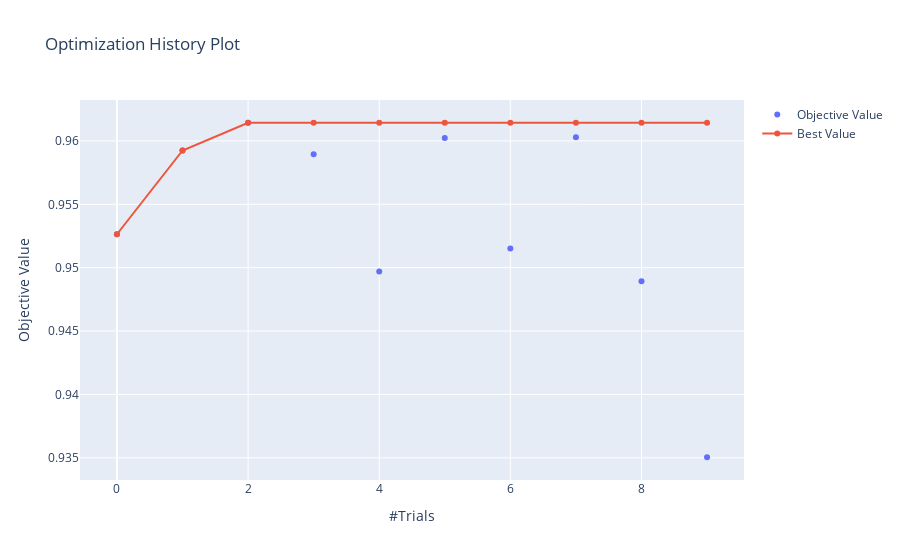
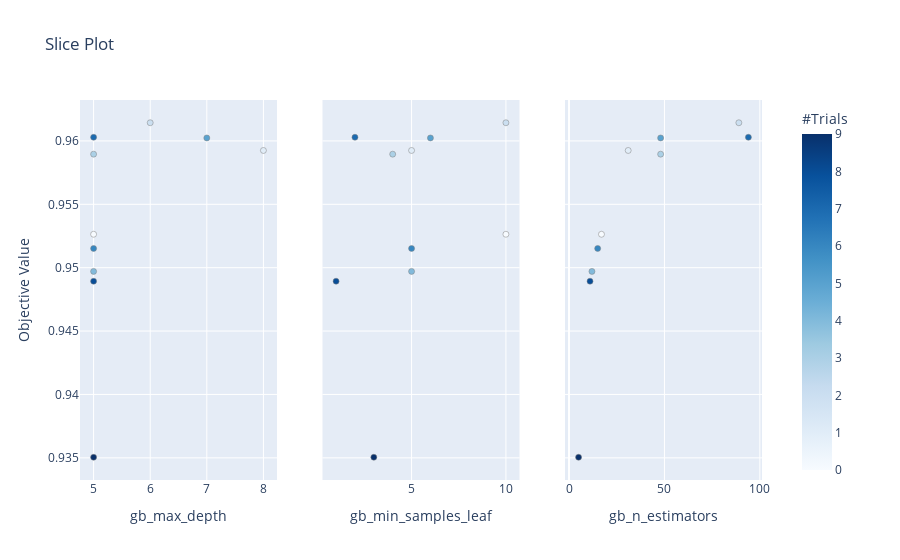
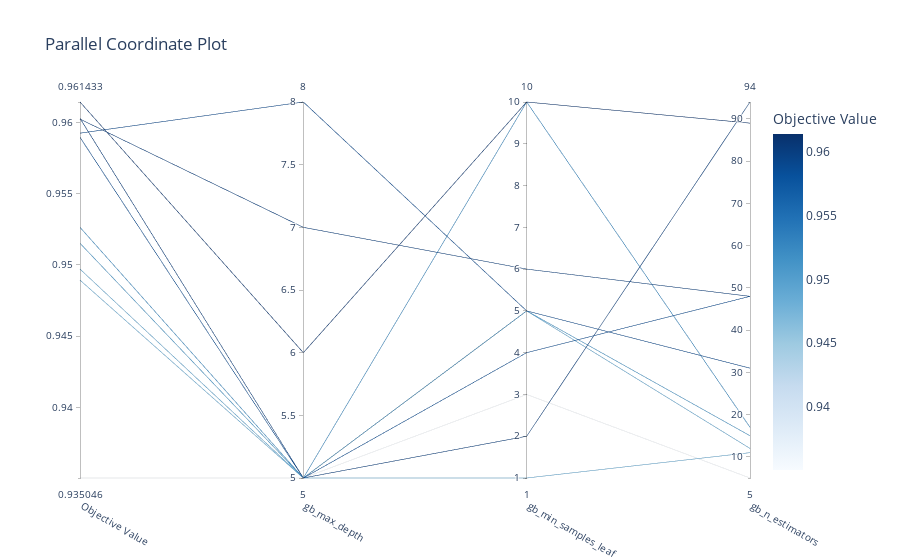

Notebook code cell kept with these figures, in order:
### Code cell
# Gráficos otimização de hiperparâmetros
fig1 = optuna.visualization.plot_optimization_history(study_rc)
fig1.show()

fig2 = optuna.visualization.plot_slice(study_rc)
fig2.show()

fig3 = optuna.visualization.plot_parallel_coordinate(study_rc)
fig3.show()

### Figure 1 — Plotly figure (JSON) as saved in the notebook; plotly's stock layout.template omitted (floating-point values rounded to 4 significant figures)
{"data": [{"mode": "markers", "name": "Objective Value", "type": "scatter", "x": [0, 1, 2, 3, 4, 5, 6, 7, 8, 9], "y": [0.9526, 0.9592, 0.9614, 0.959, 0.9497, 0.9602, 0.9515, 0.9603, 0.9489, 0.935]}, {"name": "Best Value", "type": "scatter", "x": [0, 1, 2, 3, 4, 5, 6, 7, 8, 9], "y": [0.9526, 0.9592, 0.9614, 0.9614, 0.9614, 0.9614, 0.9614, 0.9614, 0.9614, 0.9614]}], "layout": {"title": {"text": "Optimization History Plot"}, "xaxis": {"title": {"text": "#Trials"}}, "yaxis": {"title": {"text": "Objective Value"}}}}

### Figure 2 — Plotly figure (JSON) as saved in the notebook; plotly's stock layout.template omitted (floating-point values rounded to 4 significant figures)
{"data": [{"marker": {"color": [0, 1, 2, 3, 4, 5, 6, 7, 8, 9], "colorbar": {"title": {"text": "#Trials"}, "x": 1, "xpad": 40}, "colorscale": [[0, "rgb(247,251,255)"], [0.125, "rgb(222,235,247)"], [0.25, "rgb(198,219,239)"], [0.375, "rgb(158,202,225)"], [0.5, "rgb(107,174,214)"], [0.625, "rgb(66,146,198)"], [0.75, "rgb(33,113,181)"], [0.875, "rgb(8,81,156)"], [1, "rgb(8,48,107)"]], "line": {"color": "Grey", "width": 0.5}, "showscale": true}, "mode": "markers", "showlegend": false, "type": "scatter", "x": [5, 8, 6, 5, 5, 7, 5, 5, 5, 5], "xaxis": "x", "y": [0.9526, 0.9592, 0.9614, 0.959, 0.9497, 0.9602, 0.9515, 0.9603, 0.9489, 0.935], "yaxis": "y"}, {"marker": {"color": [0, 1, 2, 3, 4, 5, 6, 7, 8, 9], "colorbar": {"title": {"text": "#Trials"}, "x": 1, "xpad": 40}, "colorscale": [[0, "rgb(247,251,255)"], [0.125, "rgb(222,235,247)"], [0.25, "rgb(198,219,239)"], [0.375, "rgb(158,202,225)"], [0.5, "rgb(107,174,214)"], [0.625, "rgb(66,146,198)"], [0.75, "rgb(33,113,181)"], [0.875, "rgb(8,81,156)"], [1, "rgb(8,48,107)"]], "line": {"color": "Grey", "width": 0.5}, "showscale": false}, "mode": "markers", "showlegend": false, "type": "scatter", "x": [10, 5, 10, 4, 5, 6, 5, 2, 1, 3], "xaxis": "x2", "y": [0.9526, 0.9592, 0.9614, 0.959, 0.9497, 0.9602, 0.9515, 0.9603, 0.9489, 0.935], "yaxis": "y2"}, {"marker": {"color": [0, 1, 2, 3, 4, 5, 6, 7, 8, 9], "colorbar": {"title": {"text": "#Trials"}, "x": 1, "xpad": 40}, "colorscale": [[0, "rgb(247,251,255)"], [0.125, "rgb(222,235,247)"], [0.25, "rgb(198,219,239)"], [0.375, "rgb(158,202,225)"], [0.5, "rgb(107,174,214)"], [0.625, "rgb(66,146,198)"], [0.75, "rgb(33,113,181)"], [0.875, "rgb(8,81,156)"], [1, "rgb(8,48,107)"]], "line": {"color": "Grey", "width": 0.5}, "showscale": false}, "mode": "markers", "showlegend": false, "type": "scatter", "x": [17, 31, 89, 48, 12, 48, 15, 94, 11, 5], "xaxis": "x3", "y": [0.9526, 0.9592, 0.9614, 0.959, 0.9497, 0.9602, 0.9515, 0.9603, 0.9489, 0.935], "yaxis": "y3"}], "layout": {"title": {"text": "Slice Plot"}, "xaxis": {"anchor": "y", "domain": [0, 0.2889], "title": {"text": "gb_max_depth"}}, "xaxis2": {"anchor": "y2", "domain": [0.3556, 0.6444], "title": {"text": "gb_min_samples_leaf"}}, "xaxis3": {"anchor": "y3", "domain": [0.7111, 1], "title": {"text": "gb_n_estimators"}}, "yaxis": {"anchor": "x", "domain": [0, 1], "title": {"text": "Objective Value"}}, "yaxis2": {"anchor": "x2", "domain": [0, 1], "matches": "y", "showticklabels": false}, "yaxis3": {"anchor": "x3", "domain": [0, 1], "matches": "y", "showticklabels": false}}}

### Figure 3 — Plotly figure (JSON) as saved in the notebook; plotly's stock layout.template omitted (floating-point values rounded to 4 significant figures)
{"data": [{"dimensions": [{"label": "Objective Value", "range": [0.935, 0.9614], "values": [0.9526, 0.9592, 0.9614, 0.959, 0.9497, 0.9602, 0.9515, 0.9603, 0.9489, 0.935]}, {"label": "gb_max_depth", "range": [5, 8], "values": [5, 8, 6, 5, 5, 7, 5, 5, 5, 5]}, {"label": "gb_min_samples_leaf", "range": [1, 10], "values": [10, 5, 10, 4, 5, 6, 5, 2, 1, 3]}, {"label": "gb_n_estimators", "range": [5, 94], "values": [17, 31, 89, 48, 12, 48, 15, 94, 11, 5]}], "labelangle": 30, "labelside": "bottom", "line": {"color": [0.9526, 0.9592, 0.9614, 0.959, 0.9497, 0.9602, 0.9515, 0.9603, 0.9489, 0.935], "colorbar": {"title": {"text": "Objective Value"}}, "colorscale": [[0, "rgb(247,251,255)"], [0.125, "rgb(222,235,247)"], [0.25, "rgb(198,219,239)"], [0.375, "rgb(158,202,225)"], [0.5, "rgb(107,174,214)"], [0.625, "rgb(66,146,198)"], [0.75, "rgb(33,113,181)"], [0.875, "rgb(8,81,156)"], [1, "rgb(8,48,107)"]], "reversescale": false, "showscale": true}, "type": "parcoords"}], "layout": {"title": {"text": "Parallel Coordinate Plot"}}}
